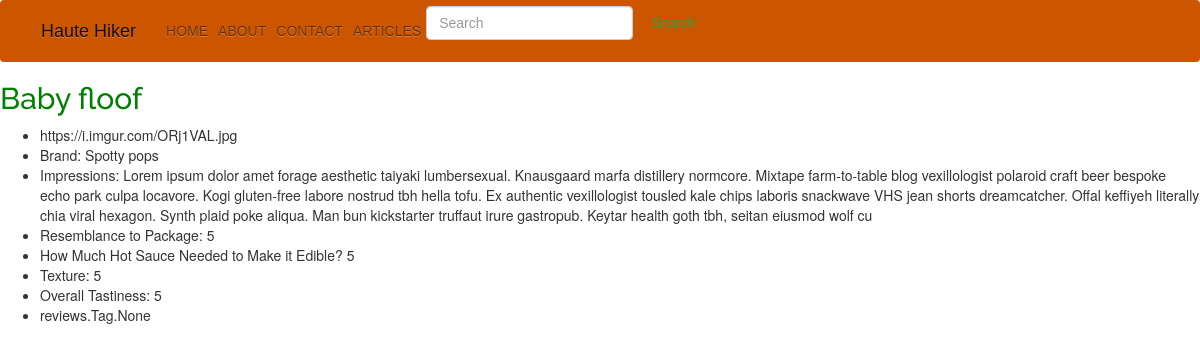
Page /reviews/3/ on the committed database.
### reviews/models.py (models this page shows, shortened)
class Review(models.Model):
    image_url = models.CharField(max_length=500)
    product_name = models.CharField(max_length=30)
    brand = models.CharField(max_length=30)
    description = models.CharField(max_length=2000)
    tags = models.ManyToManyField(Tag)
    resemblance_to_package = models.IntegerField()
    hot_sauce_needed = models.IntegerField()
    texture = models.IntegerField()
    deliciousness_level = models.IntegerField()
    created = models.DateTimeField('date created')
    updated = models.DateTimeField('date updated')

### reviews/views.py (the view)
# urls.py: path('reviews/<int:review_id>/', views.show, name='show'),
def show(request, review_id):
    review = get_object_or_404(Review, pk=review_id)
    return render(request, 'reviews/show.html', {'review': review})

### reviews/templates/reviews/show.html
{% extends "base.html" %}
{% block content %}
  <h2> {{ review.product_name }} </h2>
  <ul>
    <li> {{ review.image_url }}</li>
    <li> Brand: {{ review.brand }}</li>
    <li> Impressions: {{ review.description }}</li>
    <li> Resemblance to Package: {{ review.resemblance_to_package }}</li>
    <li> How Much Hot Sauce Needed to Make it Edible? {{ review.hot_sauce_needed }}</li>
    <li> Texture: {{ review.texture }}</li>
    <li> Overall Tastiness: {{ review.deliciousness_level }}</li>
    <li> {{ review.tags }}</li>
  </ul>
{% endblock %}

### reviews/static/css/reviews.css (style rules this page uses)
h1, h2 { color: green; font-family: 'Raleway', sans-serif; }

### rows in the picture
Review: product_name "Baby floof", image_url "https://i.imgur.com/ORj1VAL.jpg", brand "Spotty pops", description "Lorem ipsum dolor amet forage aesthetic taiyaki lumbersexual. Knausgaard marfa distillery normcore. Mixtape farm-to-table blog vexillologist polaroid craft beer bespoke echo park culpa locavore. Kogi gluten-free labore nostrud tbh hella tofu. Ex authentic vexillologist tousled kale chips laboris snackwave VHS jean shorts dreamcatcher. Offal keffiyeh literally chia viral hexagon. Synth plaid poke aliqua. Man bun kickstarter truffaut irure gastropub. Keytar health goth tbh, seitan eiusmod wolf cu", resemblance_to_package "5", hot_sauce_needed "5", texture "5", deliciousness_level "5", tags "reviews.Tag.None"
